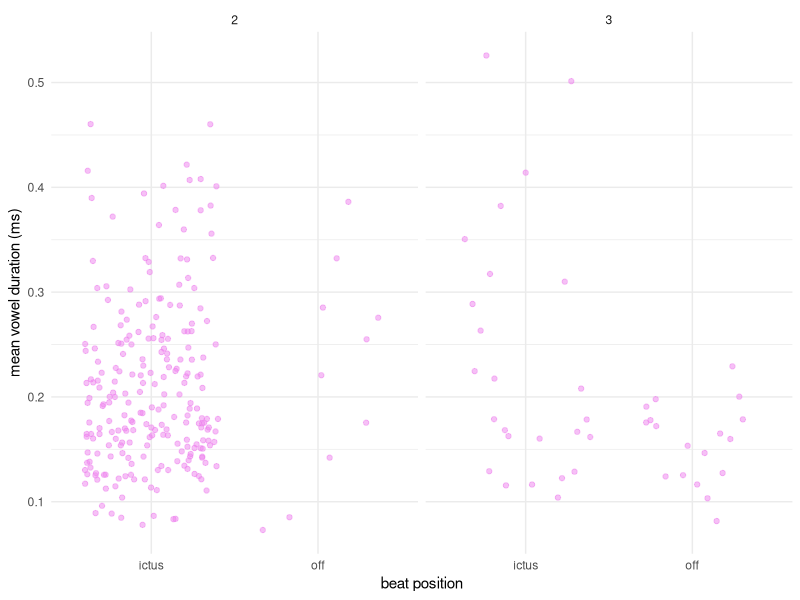
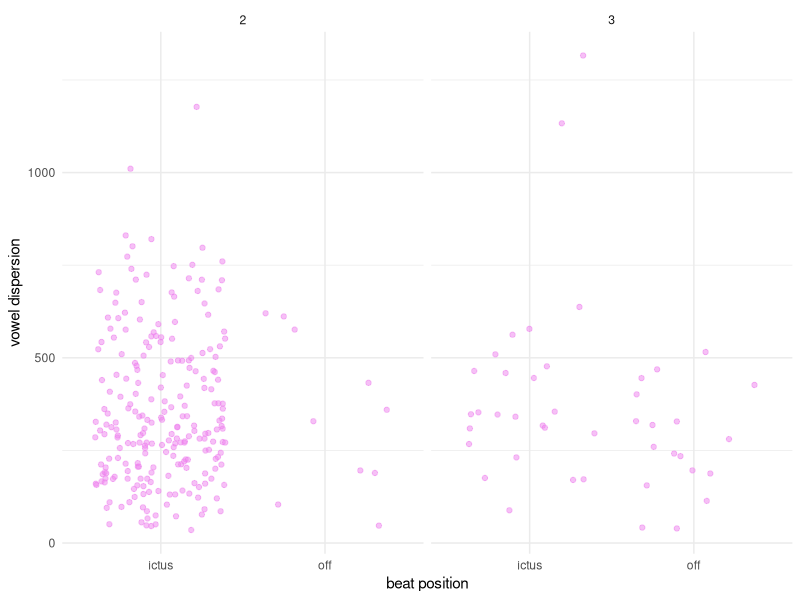
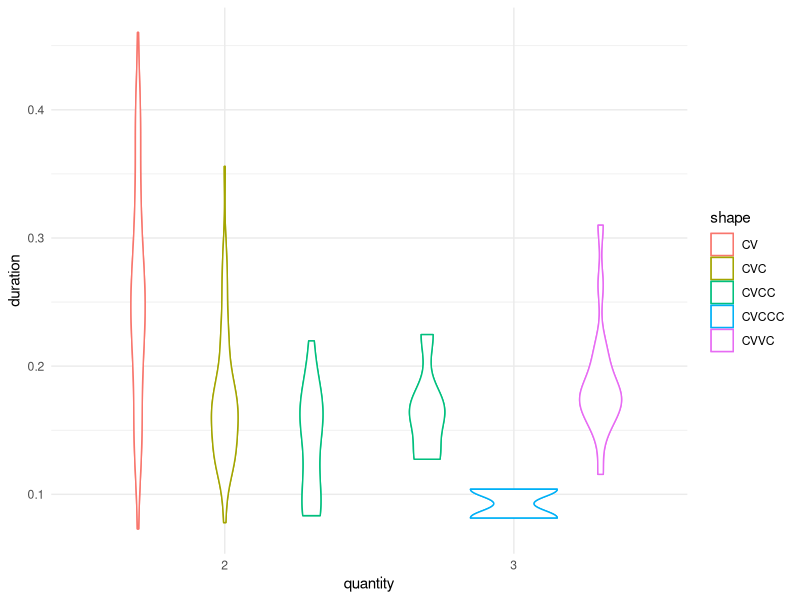

The R script that drew these images, in order:
## ---- chunk 1
library("lme4")
library("ggplot2")
library("broom")
library("dplyr")
quant_df <- read.csv("vowel_master.csv", header= TRUE)
quant_df$ictus <- as.factor(quant_df$ictus)
quant_df$stressed <- as.factor(quant_df$stressed)
quant_df$stressed <- recode_factor(quant_df$stressed, "0" = "unstressed","1" = "stressed")
quant_df$quantity <- as.factor(quant_df$quantity)
quant_df$song <- as.factor(quant_df$song)
quant_df$word <- as.factor(quant_df$word)
head(quant_df)
## ---- chunk 2
quant_df <- filter(quant_df, quant_df$stressed == 'stressed', quant_df$quantity != "1")
quant_df
## ---- chunk 3
ggplot(quant_df,aes(ictus,duration)) + 
  geom_jitter(color = "violet", alpha = 0.5) +
  facet_wrap("quantity") +
  labs(x = "beat position", y = "mean vowel duration (ms)") + 
  theme_minimal()
#ggsave("q_dur.png")
ggplot(quant_df,aes(ictus,euclid)) + 
  geom_jitter(color = "violet", alpha = 0.5) +
  facet_wrap("quantity") +
  labs(x = "beat position", y = "vowel dispersion") + 
  theme_minimal()

## ---- chunk 4

qshape_df <- filter(quant_df, quant_df$shape != "VVC" & quant_df$shape != "VVCC" & quant_df$shape != "VV" & quant_df$shape != "C" & quant_df$shape != "CVV"  & quant_df$shape != "VVVC" 
)

ggplot(qshape_df,aes(x=quantity,y=duration, color = shape)) +
geom_violin()  + stat_ydensity() + theme_minimal() +

labs( xlab = "syllable shape" ,ylab = "vowel duration (ms)") 
